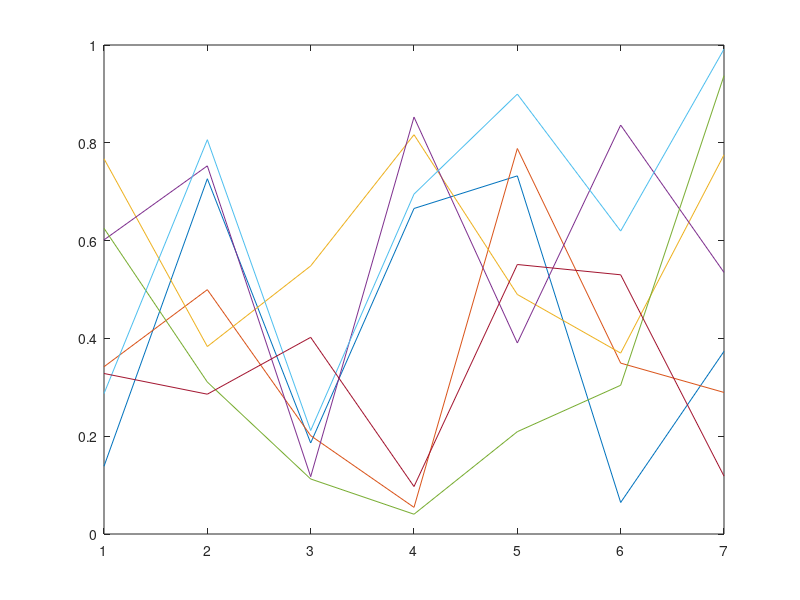

This chart was generated by the following MATLAB code: (Note: this script raises an error after producing the figure.)
clear all; close all; clc
restoredefaultpath; addpath('../matlab_tools');
iFig = 0;

% grab some plotting colors
colors = zeros(7,3); hc = plot(rand(7)); 
for i = 1:7; colors(i,:) = hc(i).Color; end
close all;

%% *** Experiment Setup ***************************************************

% target names
targNames = [{'Qe'},{'Qh'},{'NEE'}];

% site names
siteNames = [{'Amplero'},{'Blodgett'},{'Bugac'   },{'ElSaler2'},{'ElSaler' },...
             {'Espirra'},{'FortPeck'},{'Harvard' },{'Hesse'   },{'Howlandm'},...
             {'Howard' },{'Hyytiala'},{'Kruger'  },{'Loobos'  },{'Merbleue'},...
             {'Mopane' },{'Palang'  },{'Sylvania'},{'Tumba'   },{'UniMich' }];
Ns = length(siteNames);

% number of data to use from each site
Nt = 3e4;

% sample sizes
fracs = logspace(-3,log10(0.25),20);
Nf = length(fracs);

% bootstraps
Nb = 10;

% number of mutual info bins
Nbins = 100;

% ann training parameters
trainParms.verbose       = 0;
trainParms.nodes         = 20;
trainParms.trainRatio    = 0.75;
trainParms.max_fail      = 10;
trainParms.epochs        = 1e3;
trainParms.trainFcn      = 'trainscg';
trainParms.performFcn    = 'mse';

%% *** Load Data **********************************************************

% load fluxnet data
fname = strcat('../data/lagged_data/lagged_fluxnet_',siteNames{1},'.mat');
load(fname);
data.flux = data.flux(:,1:3);
data.forc = data.forc(:,:,:);

% dimensions
[~,Nx,Nl] = size(data.forc);
Ny = size(data.flux,2);
Nd = size(data.date,2);

date = zeros(Nt,3,Ns);
forc = zeros(Nt,Nx,Nl,Ns);
flux = zeros(Nt,Ny,Ns);

% screen report
fprintf('Loading Data ... \n'); tic;
fprintf(repmat('.',[1,Ns]));
fprintf('\n');

% load training/test data from all sites
for s = 1:Ns
    fprintf('.');
    
    % load fluxnet data
    fname = strcat('../data/lagged_data/lagged_fluxnet_',...
        siteNames{s},'.mat');
    load(fname);
    data.flux = data.flux(:,1:3);
    data.forc = data.forc(:,:,:);
    
    % check dimensions
    assert(Nt <= length(data.date));
    
    % take random sample
    Idex = randsample(length(data.date),Nt);
    
    % store data in structures
    date(:,:,s)   = data.date(Idex,:);
    forc(:,:,:,s) = data.forc(Idex,:,:);
    flux(:,:,s)   = data.flux(Idex,:);
    
end % s-loop

% error check
assert(isempty(find(isnan(flux),1)))
assert(isempty(find(isnan(forc),1)))
assert(isempty(find(isnan(date),1)))

% screen report
fprintf(' finished; time = %f \n',toc);

%% *** Pre-Processing *****************************************************

% mutual info bins
Bw = zeros(Ny,1);
for y = 1:Ny
    yy = flux(:,y,:);
    Bmin = min(yy(:))-1e-6;
    Bmax = max(yy(:))+1e-6;
    By = linspace(Bmin,Bmax,Nbins);
    Bw(y) = By(2) - By(1);
end

% collapse lagged dimension
Xsite = zeros(Nt,Nx*Nl+1,Ns   )/0;
Ysite = zeros(Nt,Ny     ,Ns   )/0;
for s = 1:Ns
    
    % regressors
    temp = squeeze(forc(:,:,:,s));
    temp = permute(temp,[1,3,2]);
    Xsite(:,2:end,s) = reshape(temp,[Nt,Nl*Nx]);
    Xsite(:,1,s) = date(:,3,s);
    
    % regressands
    Ysite(:,:,s) = flux(:,:,s);
    
end

% indexes of the precip input (to remove for wet/dry)
pdex = 1+(Nx-1)*Nl+1;
ddex = 1:Nx*Nl+1; ddex(pdex) = [];

% error check
assert(isempty(find(isnan(Xsite(:)),1)));
assert(isempty(find(isnan(Ysite(:)),1)));

% reshape data
Yall = reshape(permute(Ysite,[1,3,2]),[Nt*Ns,Ny]);
Xall = reshape(permute(Xsite,[1,3,2]),[Nt*Ns,Nx*Nl+1]);

%% *** Train Global ANN Models ********************************************

% init sorage - predictions
Zall = zeros(Nt*Ns,Ny,Nf,Nb)./0;

% % save progress
% fname = './results/progress_convergence.mat';
% load(fname);

for y = 1:Ny            % loop through output dimensions
    for f = 1:Nf        % loop through data fractions
        for b = 1:Nb    % loop through bootstrap samples
            
            % training/test indexes
            Itrn = randsample(Nt*Ns,round(Nt*Ns*fracs(f)));
            Itst = 1:Nt*Ns; Itst(ismember(Itrn,Itst)) = [];
            
            % segragate trainig test data
            Xtrn = Xall(Itrn,:); Ytrn = Yall(Itrn,y);
            Xtst = Xall(Itst,:); Ytst = Yall(Itst,y);
            
            % skip if there is no data of this type for this site
            if all(isnan(Ytrn)); continue; end
            if all(isnan(Ytst)); continue; end
            
            % remove grandmas
            assert(isempty(find(isnan(Xtrn(:)),1)));
            assert(isempty(find(isnan(Ytrn(:)),1)));
            assert(isempty(find(isnan(Xtst(:)),1)));
            assert(isempty(find(isnan(Ytst(:)),1)));
            
            % screen report
            fprintf('Training %s ANN: Frac = %d/%d - Boot = %d/%d - Ndata = %d ...',...
                targNames{y},f,Nf,b,Nb,round(Nt*Ns*fracs(f))); tic;
            
            % train the network on segregated data
            ann{y,f,b} = trainANN(Xtrn,Ytrn,trainParms);
            
            % predict on segregated data
            Zall(:,y,f,b) = ann{y,f,b}(Xall');
            Ztst = Zall(Itst,y,f,b);
            Ztrn = Zall(Itrn,y,f,b);
            
            % calculate ann-all stats
            tstStats = calcStats(Ytst,Ztst,Bw); 
            tstMI(y,f,b) = tstStats.mi;
            tstRMSE(y,f,b) = tstStats.rmse;
            tstCORR(y,f,b) = tstStats.r;
            
            trnStats = calcStats(Ytrn,Ztrn,Bw); 
            trnMI(y,f,b) = trnStats.mi;
            trnRMSE(y,f,b) = trnStats.rmse;
            trnCORR(y,f,b) = trnStats.r;
            
            % screen report
            fprintf('. time = %f \n',toc);
            
            % screen report
            fprintf('Training MI = %f\n',trnMI(y,f,b));
            fprintf('Test MI = %f \n\n',tstMI(y,f,b));
            
        end % b-loop
        
        % save progress
        fname = './results/progress_convergence.mat';
        save(fname,'-v7.3');
         
    end % f-loop
end % y-loop

%% *** Make Plots *********************************************************
   
close all

% set up figure
iFig = iFig + 1;
figure(iFig); close(iFig); figure(iFig);
set(gcf,'color','w');
set(gcf,'position',[1925         403        1316         644]);

% plotting data: Y
Mtrn.mi = squeeze(mean(trnMI   ,3));
Strn.mi = squeeze(std( trnMI,[],3));
Mtst.mi = squeeze(mean(tstMI   ,3));
Stst.mi = squeeze(std( tstMI,[],3));

Mtrn.r2 = squeeze(mean(trnCORR   ,3));
Strn.r2 = squeeze(std( trnCORR,[],3));
Mtst.r2 = squeeze(mean(tstCORR   ,3));
Stst.r2 = squeeze(std( tstCORR,[],3));

Mtrn.se = squeeze(mean(trnRMSE   ,3));
Strn.se = squeeze(std( trnRMSE,[],3));
Mtst.se = squeeze(mean(tstRMSE   ,3));
Stst.se = squeeze(std( tstRMSE,[],3));

% plotting data: X
X = round(Nt*Ns*fracs);
X = X(1:size(Mtrn.mi,2));

% plot data
clear h legLabel
for y = 1:Ny
    
    subplot(2,Ny,y)
    
    % plot mi stats
    h(1) = plot(X,Mtrn.mi(y,:),'-o' ,'linewidth',2,...
        'markersize',8,'color',colors(2*y,:)); hold on;
    h(2) = plot(X,Mtst.mi(y,:),'--s','linewidth',2,...
        'markersize',8,'color',colors(2*y,:)); hold on;
    errorbar(X,Mtrn.mi(y,:),2*Strn.mi(y,:),'color',colors(2*y,:))
    errorbar(X,Mtst.mi(y,:),2*Stst.mi(y,:),'color',colors(2*y,:))
    legLabel(1) = strcat(targNames{y},{' - Training'});
    legLabel(2) = strcat(targNames{y},{' - Test'});
       
    % labels
    leg = legend(h(:),legLabel(:),'location','best');
    xlabel('Sample Size','fontsize',20);
    ylabel('Mutual Information Ratio','fontsize',20);
    title(strcat('Mutual Information Metric'),'fontsize',22);
    
    % aesthetics
    set(gca,'fontsize',16);
    grid on;
    
    subplot(2,Ny,Ny+y)
    
    % plot corr stats
    h(3) = plot(X,Mtrn.r2(y,:),'-o' ,'linewidth',2,...
        'markersize',8,'color',colors(2*y,:)); hold on;
    h(4) = plot(X,Mtst.r2(y,:),'--s','linewidth',2,...
        'markersize',8,'color',colors(2*y,:)); hold on;
    errorbar(X,Mtrn.r2(y,:),2*Strn.r2(y,:),'color',colors(2*y,:))
    errorbar(X,Mtst.r2(y,:),2*Stst.r2(y,:),'color',colors(2*y,:))
    legLabel(1) = strcat(targNames{y},{' - Training'});
    legLabel(2) = strcat(targNames{y},{' - Test'});
    
    % labels
    leg = legend(h(:),legLabel(:),'location','best');
    xlabel('Sample Size','fontsize',20);
    ylabel('Mutual Information Ratio','fontsize',20);
    title(strcat('Correlation Coefficient'),'fontsize',22);
    
    % aesthetics
    set(gca,'fontsize',16);
    grid on;
    
end % y-loop

% save figure
figure(iFig);
set(gcf,'PaperPositionMode','auto')
saveas(gcf,'./figures/FigA1 - convergence.png');

%% *** Save Results *******************************************************

% save progress
fname = './results/progress_convergence.mat';
save(fname,'-v7.3');

% save final statistics only
stats.tstStats.mi = tstMI;
stats.trnStats.mi = trnMI;
stats.tstStats.r2 = tstCORR;
stats.trnStats.r2 = trnCORR;
stats.tstStats.se = tstRMSE;
stats.trnStats.se = trnRMSE;
fname = './results/stats_convergence.mat';
save(fname,'stats','-v7.3');

%% *** END PROGRAM ********************************************************